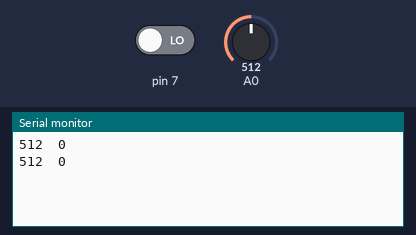
Recording of a sketch running on a simulated Arduino Uno, built with avr-gcc and run on an emulated ATmega328P. On the bench: the last lines printed to the serial monitor. The inputs (shaded band) are chosen by the test bench; at power-on: A0 = 512, pin 7 LOW.

Above: at 1.8 s.
1.9 s: A0 set to 716
At 2.8 s:
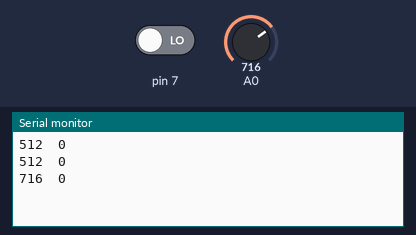
3.4 s: pin 7 driven HIGH
At 4.7 s:
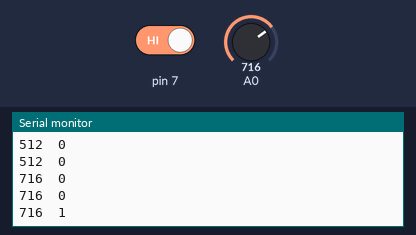
4.9 s: A0 set to 900
At 5.7 s:
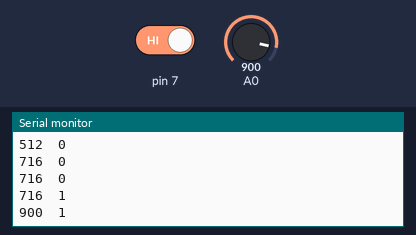
6.4 s: pin 7 driven LOW
At 7.8 s:
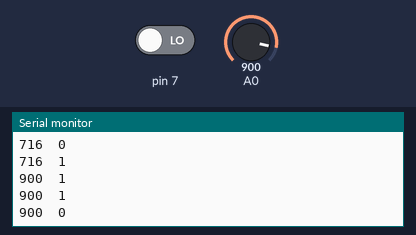
Timing chart, 0 to 8.9 s (numbered marks = the images above; inputs shaded):
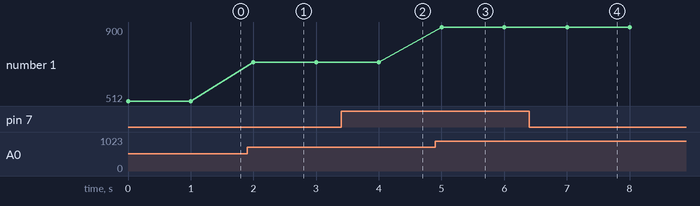

The sketch:

mq-5-test.ino
```cpp
void setup() {
    Serial.begin(115200);
    pinMode(7, INPUT);
    pinMode(A0, INPUT);

}

void loop() {
    int val = analogRead(A0);
    int trig = digitalRead(7);

    Serial.print(val);
    Serial.print("\t");
    Serial.println(trig);

    delay(1000);
}
```

Measured:
- after the input at 1.9 s, the serial monitor: prints a new line after 0.10 s (image 1)
- after the input at 3.4 s, the serial monitor: prints a new line after 0.60 s (image 2)
- after the input at 4.9 s, the serial monitor: prints a new line after 0.10 s (image 3)
- after the input at 6.4 s, the serial monitor: prints a new line after 0.60 s (image 4)
- plotted number 1: 512 → 716 after the input at 1.9 s, 716 → 900 after the input at 4.9 s
